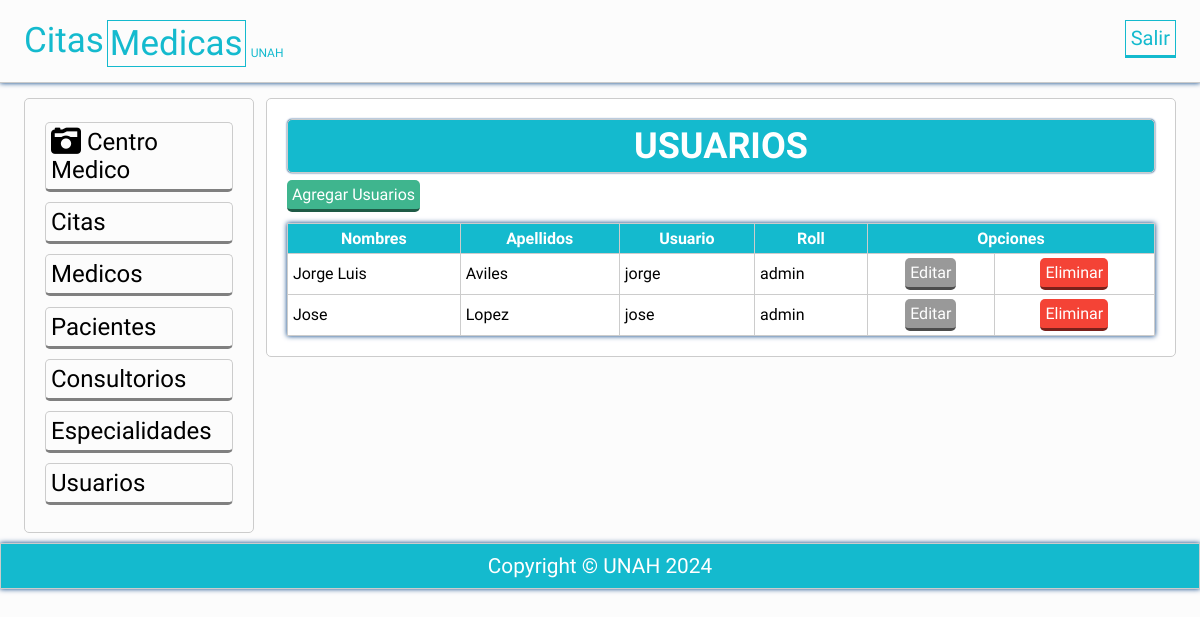
The page /vista/usuarios_vista.php on the database its author committed.
### tables this page shows
CREATE TABLE `usuarios` (
  `id` int(11) NOT NULL,
  `usuario` varchar(20) NOT NULL,
  `pass` varchar(200) DEFAULT NULL,
  `nombres` varchar(50) NOT NULL,
  `apellidos` varchar(50) NOT NULL,
  `Roll` varchar(15) NOT NULL
);

### vista/usuarios_vista.php (the view, shortened to what this page needs)
<?php
try{
	$conexion = new PDO('mysql:host=localhost;dbname=centromedico','root','');
}catch(PDOException $e){
	echo "Error: ". $e->getMessage();
}
$consulta = $conexion -> prepare("
	SELECT * FROM usuarios limit 5");
$consulta ->execute();
$consulta = $consulta ->fetchAll();
?>
<?php include 'plantillas/header.php'; ?>
	<section class="main">
		<div class="wrapp">
			<?php include 'plantillas/nav.php'; ?>
				<article>
					<div class="mensaje">
						<h2>USUARIOS</h2>
					</div>
					<a class="agregar" href="registrarusuarios.php">Agregar Usuarios</a>
						<table class="tabla">
						  <tr>
							<th>Nombres</th>
							<th>Apellidos</th>
                            <th>Usuario</th>
							<th>Roll</th>
                            <th colspan="2">Opciones</th>
						  </tr>
						<?php foreach ($consulta as $Sql): ?>
						<tr>
							<?php echo "<td>". $Sql['nombres']. "</td>"; ?>
                            <?php echo "<td>". $Sql['apellidos']. "</td>"; ?>
                            <?php echo "<td>". $Sql['usuario']. "</td>"; ?>
                            <?php echo "<td>". $Sql['Roll']. "</td>"; ?>
                            <?php echo "<td class='centrar'>"."<a href='actualizarusuario.php?id=".$Sql['id']."' class='editar'>Editar</a>". "</td>"; ?>
						  <?php echo "<td class='centrar'>"."<a href='eliminar_usuario.php?id=".$Sql['id']."' class='eliminar'>Eliminar</a>". "</td>"; ?>
						</tr>
						<?php endforeach; ?>
					</table>
				</article>
	</section>
<?php include 'plantillas/footer.php'; ?>
</body>
</html>

### css/estilos.css (style rules this page uses)
* { -webkit-box-sizing: border-box; -moz-box-sizing: border-box; box-sizing: border-box; margin:0px; padding:0px; font-family: 'Antic', sans-serif; }
body { background: rgba(0,0,0,.01); color:#000; }
.wrapp { padding: 0% 2%; width:100%; margin:auto; overflow: hidden; }
.mensaje { background: #14BACE; padding:5px; color:#fff; border-radius:5px; text-align: center; font-size: 1.5em; margin-bottom: 5px; box-shadow: 0 0px 2px #013D82 !important; }
article a { display:block; font-weight: normal; }
article { margin: 10px 0px; margin-left:1%; float: left; width: 79%; padding:20px; background: rgb(255, 255, 255); border-radius:5px; }
article,aside, .mensaje { border:1px solid #ccc; }
article a { margin: 2px 0px; display:inline-block; padding: 5px; color: white; border-radius:5px; cursor:pointer; border-bottom: 3px solid rgba(0, 0, 0,.5); width:auto; text-decoration:none; text-align:center; position: relative; }
article .agregar { background:#3FB58E; }
article .editar { background:#999; }
article .eliminar { background:#F44336; }
footer li,a { text-decoration: none; color: #fff; }
.tabla { box-shadow: 0 0px 5px #013D82 !important; width:100%; margin-top: 1%; border-collapse: collapse; }
.tabla th { background: #14BACE; padding: 5px; color:white; }
.centrar { text-align: center; }
.tabla td { padding: 2px 5px; }
.tabla td,th { border:1px solid #ccc; }

### rows shown on the page
usuarios: nombres "Jorge Luis", apellidos "Aviles", usuario "jorge", Roll "admin"
usuarios: nombres "Jose", apellidos "Lopez", usuario "jose", Roll "admin"
